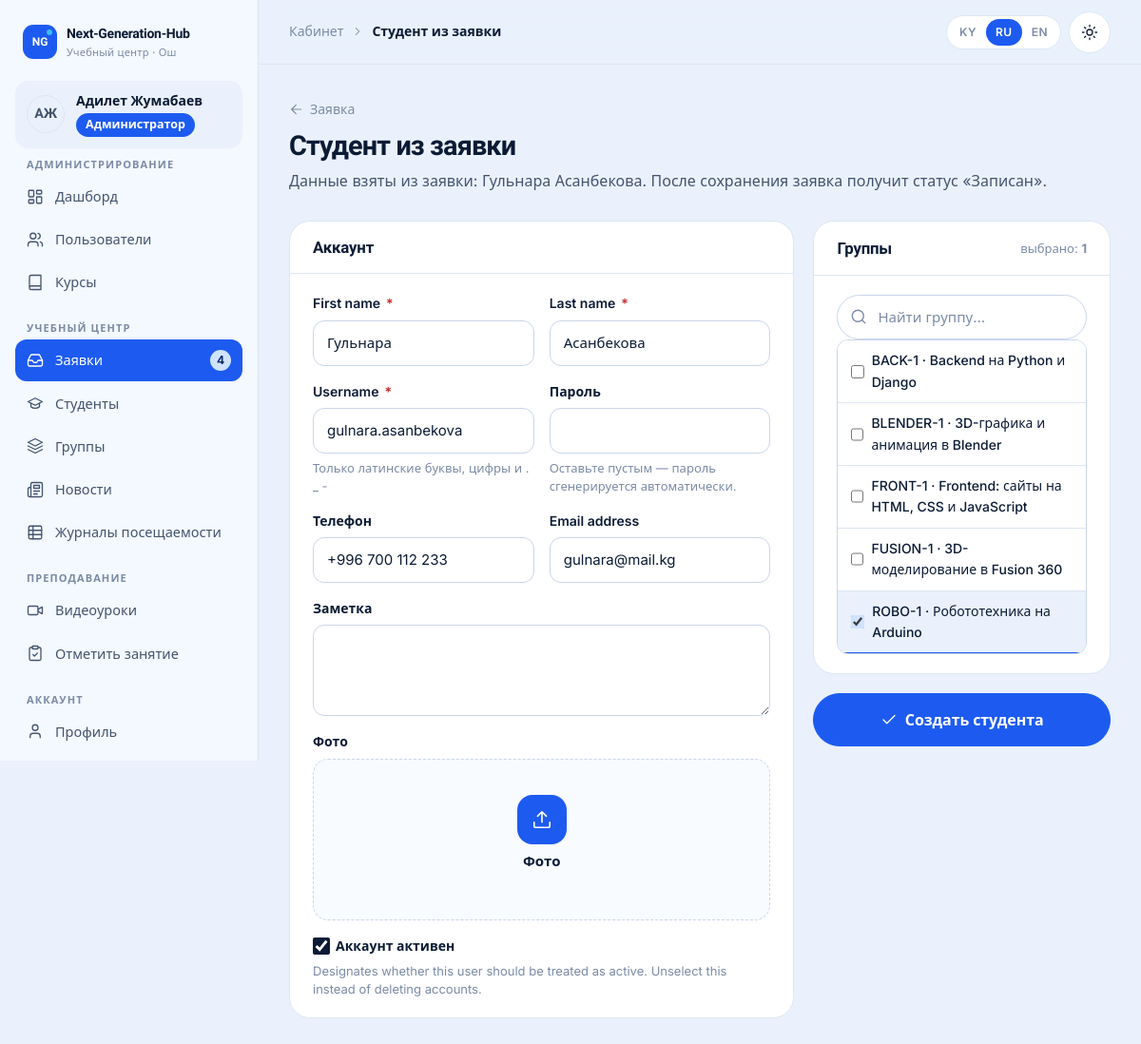
/cabinet/manager/requests/1/student/ (signed in), run on the app's committed database.
### accounts/models.py (models this page shows, shortened)
class User(AbstractUser):
    class Role(models.TextChoices):
        ADMIN = "admin", _("Administrator")
        MANAGER = "manager", _("Manager")
        TEACHER = "teacher", _("Teacher")
        STUDENT = "student", _("Student")
    role = models.CharField(_("role"), max_length=16, choices=Role.choices, default=Role.STUDENT, db_index=True)
    phone = models.CharField(_("phone"), max_length=32, blank=True)
    photo = models.ImageField(_("photo"), upload_to="users/", blank=True)
    specialization = models.CharField(_("specialization"), max_length=160, blank=True)
    about = models.TextField(_("about"), blank=True)
    class Meta:
        verbose_name = _("user")
        verbose_name_plural = _("users")
        ordering = ["last_name", "first_name", "username"]
    @property
    def display_name(self):
        return self.get_full_name() or self.username
    @property
    def initials(self):
        parts = [p for p in (self.first_name, self.last_name) if p]
        if parts:
            return "".join(p[0] for p in parts).upper()[:2]
        return self.username[:2].upper()
    @property
    def is_admin_role(self):
        return self.is_superuser or self.role == self.Role.ADMIN
    @property
    def is_student(self):
        return self.role == self.Role.STUDENT
    def has_role(self, *roles):
        return self.is_admin_role or self.role in roles

### core/models.py (models this page shows, shortened)
class EnrollmentRequest(models.Model):
    class Status(models.TextChoices):
        NEW = "new", _("New")
        CONTACTED = "contacted", _("Contacted")
        ENROLLED = "enrolled", _("Enrolled")
        REJECTED = "rejected", _("Rejected")
    name = models.CharField(_("name"), max_length=120)
    phone = models.CharField(_("phone"), max_length=32)
    email = models.EmailField(_("email"), blank=True)
    age = models.PositiveSmallIntegerField(
        _("age"), null=True, blank=True, validators=[MinValueValidator(5), MaxValueValidator(99)]
    )
    course = models.ForeignKey(
        Course, verbose_name=_("course"), on_delete=models.SET_NULL, null=True, blank=True, related_name="requests"
    )
    message = models.TextField(_("message"), blank=True)
    status = models.CharField(_("status"), max_length=12, choices=Status.choices, default=Status.NEW, db_index=True)
    manager_note = models.TextField(_("manager note"), blank=True)
    handled_by = models.ForeignKey(
        settings.AUTH_USER_MODEL,
        verbose_name=_("handled by"),
        on_delete=models.SET_NULL,
        null=True,
        blank=True,
        related_name="handled_requests",
    )
    student = models.ForeignKey(
        settings.AUTH_USER_MODEL,
        verbose_name=_("student account"),
        on_delete=models.SET_NULL,
        null=True,
        blank=True,
        related_name="enrollment_requests",
    )
    created_at = models.DateTimeField(_("received"), auto_now_add=True, db_index=True)
    updated_at = models.DateTimeField(auto_now=True)
    class Meta:
        verbose_name = _("enrollment request")
        verbose_name_plural = _("enrollment requests")
        ordering = ["-created_at"]

### cabinet/views/manager.py (the view, shortened to what this page needs)
# urls.py: path("manager/requests/<int:pk>/student/", manager.request_to_student, name="manager_request_to_student"),
@role_required(R.MANAGER)
def request_to_student(request, pk):
    obj = get_object_or_404(EnrollmentRequest.objects.select_related("course"), pk=pk)
    if obj.student_id:
        messages.info(request, _("A student account has already been created for this request."))
        return redirect("cabinet:manager_student_edit", pk=obj.student_id)
    first, last = split_full_name(obj.name)
    initial = {
        "first_name": first,
        "last_name": last,
        "username": generate_username(first, last),
        "phone": obj.phone,
        "email": obj.email,
        "is_active": True,
    }
    if obj.course_id:
        initial["groups_field"] = list(
            Group.objects.filter(course_id=obj.course_id, is_active=True).values_list("pk", flat=True)[:1]
        )
    form = StudentForm(request.POST or None, request.FILES or None, initial=initial)
    return render(
        request,
        "cabinet/manager/student_form.html",
        {"form": form, "from_request": obj, "page_title": _("Student from request")},
    )

### cabinet/forms.py (shortened to what this page needs)
class StudentForm(_AccountFormBase):
    groups_field = forms.ModelMultipleChoiceField(
        label=_("Groups"),
        queryset=Group.objects.none(),
        required=False,
        widget=forms.CheckboxSelectMultiple,
    )
    class Meta:
        model = User
        fields = ["first_name", "last_name", "username", "phone", "email", "photo", "about", "is_active"]
        labels = {"about": _("Note"), "is_active": _("Account is active")}
        widgets = {"about": forms.Textarea(attrs={"rows": 3}), "photo": forms.ClearableFileInput(attrs={"accept": "image/*"})}
    def __init__(self, *args, **kwargs):
        super().__init__(*args, **kwargs)
        self.fields["first_name"].required = True
        self.fields["last_name"].required = True
        self.fields["groups_field"].queryset = Group.objects.filter(is_active=True).select_related("course")
        self.fields["groups_field"].label_from_instance = lambda g: f"{g.name} · {g.course.tr('title')}"
        if self.instance.pk:
            self.initial["groups_field"] = list(self.instance.study_groups.values_list("pk", flat=True))

### accounts/utils.py (called while the page is built)
def transliterate(text):
    return "".join(TRANSLIT.get(ch, ch) for ch in text.lower())

def generate_username(first_name="", last_name="", fallback="student"):
    base = ".".join(p for p in (transliterate(first_name), transliterate(last_name)) if p)
    base = re.sub(r"[^a-z0-9.]", "", base).strip(".")[:30] or fallback
    User = get_user_model()
    candidate, n = base, 1
    while User.objects.filter(username=candidate).exists():
        n += 1
        candidate = f"{base}{n}"
    return candidate

def split_full_name(full_name):
    parts = (full_name or "").split()
    if not parts:
        return "", ""
    if len(parts) == 1:
        return parts[0], ""
    return parts[0], " ".join(parts[1:])

### cabinet/navigation.py (called while the page is built)
def _item(label, url_name, icon, match=None, badge=None, external=False):
    return {
        "label": label,
        "url": url_name if external else reverse(url_name),
        "icon": icon,
        "match": match or [url_name.split(":")[-1]],
        "badge": badge,
        "external": external,
    }

### core/templatetags/core_tags.py (called while the page is built)
@register.simple_tag
def icon(name, size=20, cls="", label=""):
    return mark_safe(svg(name, size, escape(cls), escape(label)))

@register.filter
def field_type(bound_field):
    return bound_field.field.widget.__class__.__name__.lower()

### templates/cabinet/manager/student_form.html (shortened to what this page needs)
{% extends "cabinet/base.html" %}
{% load i18n core_tags %}
{% block content %}
<a class="back-link" href="{% if from_request %}{% url 'cabinet:manager_request_detail' from_request.pk %}{% else %}{% url 'cabinet:manager_students' %}{% endif %}">{% icon "arrow-left" 16 %} {% if from_request %}{% trans "Request" %}{% else %}{% trans "Students" %}{% endif %}</a>
<div class="page-head">
  <div>
    <h1>{{ page_title }}</h1>
    {% if from_request %}<p>{% blocktrans with name=from_request.name %}The data is taken from the request of {{ name }}. After saving, the request will be marked as “Enrolled”.{% endblocktrans %}</p>{% endif %}
  </div>
</div>
<form class="grid grid-main" method="post" enctype="multipart/form-data" novalidate>
  <div class="card">
    <div class="card-head"><h2>{% trans "Account" %}</h2></div>
    <div class="card-body">
      <div class="form-grid">
        {% include "partials/field.html" with field=form.first_name %}
        {% include "partials/field.html" with field=form.last_name %}
        {% include "partials/field.html" with field=form.username %}
        {% include "partials/field.html" with field=form.password %}
        {% include "partials/field.html" with field=form.phone %}
        {% include "partials/field.html" with field=form.email %}
        {% include "partials/field.html" with field=form.about %}
        {% include "partials/field.html" with field=form.photo %}
        {% include "partials/field.html" with field=form.is_active wide=1 %}
      </div>
    </div>
  </div>
  <div class="grid">
    <div class="card">
      <div class="card-head"><h2>{% trans "Groups" %}</h2><span class="faint" style="font-size:13px">{% trans "selected" %}: <b id="groups-count">0</b></span></div>
      <div class="card-body">
        <label class="search" style="max-width:none;margin-bottom:12px"><span class="sr-only">{% trans "Search" %}</span>{% icon "search" 18 %}<input type="search" data-filter-list="groups-list" data-counter="groups-count" placeholder="{% trans 'Find a group…' %}"></label>
        <div class="check-list is-column" id="groups-list" role="group" aria-label="{% trans 'Groups' %}">
          {% for opt in form.groups_field %}<label for="{{ opt.id_for_label }}">{{ opt.tag }} {{ opt.choice_label }}</label>{% empty %}<span class="faint" style="padding:12px">{% trans "No active groups" %}</span>{% endfor %}
        </div>
      </div>
    </div>
    <button type="submit" class="btn btn-primary btn-lg btn-block">{% icon "check" 18 %} {% if student %}{% trans "Save" %}{% else %}{% trans "Create student" %}{% endif %}</button>
  </div>
</form>
{% endblock %}

### templates/cabinet/base.html (shortened to what this page needs)
{% load static i18n core_tags %}{% get_current_language as LANGUAGE_CODE %}<!doctype html>
<html lang="{{ LANGUAGE_CODE }}" class="no-js">
<head>
  {% include "partials/head.html" %}
</head>
<body>
  <div class="cab">
    <aside class="cab-sidebar" id="cab-sidebar" aria-label="{% trans 'Cabinet menu' %}">
      <div class="row-between" style="flex-wrap:nowrap">
        {% include "partials/logo.html" %}
      </div>
      <a class="cab-user" href="{% url 'accounts:profile' %}">
        {% include "partials/avatar.html" with u=user %}
        <span class="grow" style="min-width:0"><b>{{ user.display_name }}</b><span class="badge badge-role-{{ user.role }} no-dot" style="margin-top:4px">{{ user.get_role_display }}</span></span>
      </a>
      <nav class="cab-nav">
        {% for title, items in sidebar_sections %}
        <div>
          <h6>{{ title }}</h6>
          <ul>
            {% for item in items %}
            <li><a href="{{ item.url }}"{% if item.active %} aria-current="page"{% endif %}>{% icon item.icon 18 %}<span>{{ item.label }}</span>{% if item.badge %}<span class="nav-badge" aria-label="{% trans 'new' %}">{{ item.badge }}</span>{% endif %}</a></li>
            {% endfor %}
          </ul>
        </div>
        {% endfor %}
      </nav>
    </aside>
    <div class="cab-main">
      <header class="cab-topbar">
        <div class="crumbs">{% block crumbs %}<span>{% trans "Cabinet" %}</span>{% icon "chevron-right" 14 %}<b>{{ page_title }}</b>{% endblock %}</div>
        <div class="tools">
          {% include "partials/lang_switch.html" %}
          {% include "partials/theme_toggle.html" %}
        </div>
      </header>
      <main class="cab-content" id="content">
        {% block content %}{% endblock %}
      </main>
    </div>
  </div>
</body>
</html>

### templates/partials/avatar.html
<span class="avatar {{ size|default:'' }}" aria-hidden="true">{% if u.photo %}<img src="{{ u.photo.url }}" alt="" loading="lazy">{% else %}{{ u.initials }}{% endif %}</span>

### templates/partials/field.html (shortened to what this page needs)
{% load core_tags %}{% with wt=field|field_type %}
<div class="field{% if field.errors %} has-error{% endif %}{% if wide or wt == 'textarea' or wt == 'checkboxselectmultiple' or wt == 'clearablefileinput' %} span-2{% endif %}" data-field="{{ field.name }}">
  {% if wt == "checkboxinput" %}
    <label class="check" for="{{ field.id_for_label }}">{{ field }} {{ field.label }}</label>
  {% elif wt == "clearablefileinput" %}
    <span class="field-label">{{ field.label }}</span>
    <label class="dropzone">
      <span class="ic">{% icon "upload" 22 %}</span>
      <b>{{ drop_text|default:field.label }}</b>
    </label>
  {% else %}
    <label for="{{ field.id_for_label }}">{{ field.label }}{% if field.field.required %}<span class="req" aria-hidden="true">*</span>{% endif %}</label>
    {{ field }}
  {% endif %}
  {% if field.help_text and wt != "clearablefileinput" %}<span class="help">{{ field.help_text }}</span>{% endif %}
</div>
{% endwith %}

### data on the page
User: initials "АЖ", display_name "Адилет Жумабаев", role "Администратор"
EnrollmentRequest: phone "+996 700 112 233", email "gulnara@mail.kg"

### other printed values
{{ title }} "АДМИНИСТРИРОВАНИЕ" "УЧЕБНЫЙ ЦЕНТР" "ПРЕПОДАВАНИЕ" "АККАУНТ"
{{ item.label }} "Дашборд" "Пользователи" "Курсы" "Заявки" "Студенты" "Группы" "Новости" "Журналы посещаемости" "Видеоуроки" "Отметить занятие" "Профиль"
{{ item.badge }} "4"
{{ page_title }} "Студент из заявки"
{{ code|upper }} "KY" "RU" "EN"
{{ field.label }} "First name Last name Username Пароль Телефон Email address Заметка"
{{ field.help_text }} "Только латинские буквы, цифры и . _ - Оставьте пустым — пароль сгенерируется автоматически. Designates whether this user should be treated as active. Unselect this instead of deleting accounts."
{{ field.label }} "Фото"
{{ drop_text|default:field.label }} "Фото"
{{ field.label }} "Аккаунт активен"
{{ opt.choice_label }} "BACK-1 · Backend на Python и Django" "BLENDER-1 · 3D-графика и анимация в Blender" "FRONT-1 · Frontend: сайты на HTML, CSS и JavaScript" "FUSION-1 · 3D-моделирование в Fusion 360" "ROBO-1 · Робототехника на Arduino"
